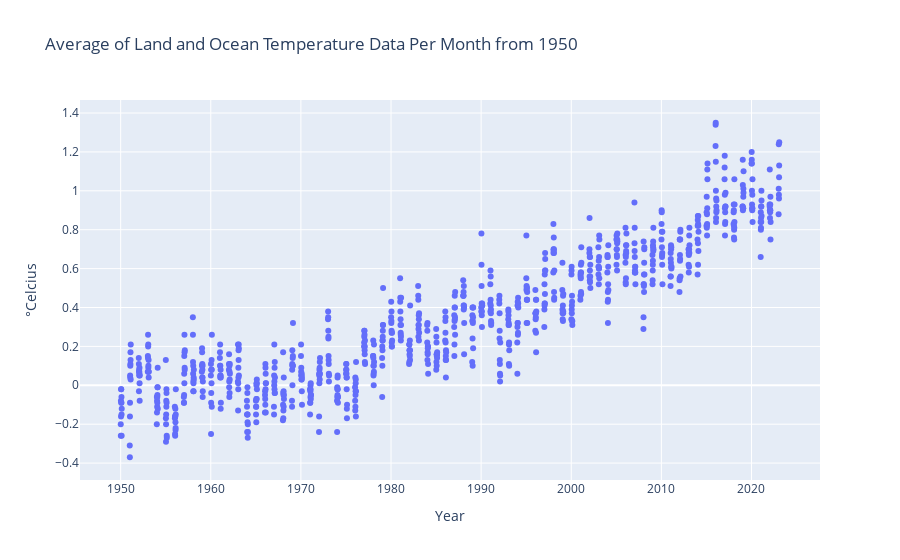

Notebook code for this chart:
### Code cell
""" 
ChatGPT Prompts:
- I want to make an interactive plot in python, what would be the most straightforward aproach to doing this?
"""
land_ocean_data = pd.read_csv('land_ocean_data.csv', comment = '#') #reading data

fig1 = px.scatter(land_ocean_data, x='Year', y='Temp', title='Average of Land and Ocean Temperature Data Per Month from 1950') #making the plot

fig1.update_layout( #setting all the axes labels
    xaxis_title='Year',
    yaxis_title='°Celcius',
    legend_title='Legend',
)

fig1.show() #showing the plot

### Figure 1 — Plotly figure (JSON) as saved in the notebook; plotly's stock layout.template omitted (floating-point values rounded to 4 significant figures; data arrays with more than 128 entries replaced by an {"elided": "..."} marker saying what was removed)
{"data": [{"hovertemplate": "Year=%{x}<br>Temp=%{y}<extra></extra>", "legendgroup": "", "marker": {"color": "#636efa", "symbol": "circle"}, "mode": "markers", "name": "", "orientation": "v", "showlegend": false, "type": "scatter", "x": {"elided": "884 float values"}, "xaxis": "x", "y": {"elided": "884 float values"}, "yaxis": "y"}], "layout": {"legend": {"title": {"text": "Legend"}, "tracegroupgap": 0}, "title": {"text": "Average of Land and Ocean Temperature Data Per Month from 1950"}, "xaxis": {"anchor": "y", "domain": [0, 1], "title": {"text": "Year"}}, "yaxis": {"anchor": "x", "domain": [0, 1], "title": {"text": "°Celcius"}}}}
